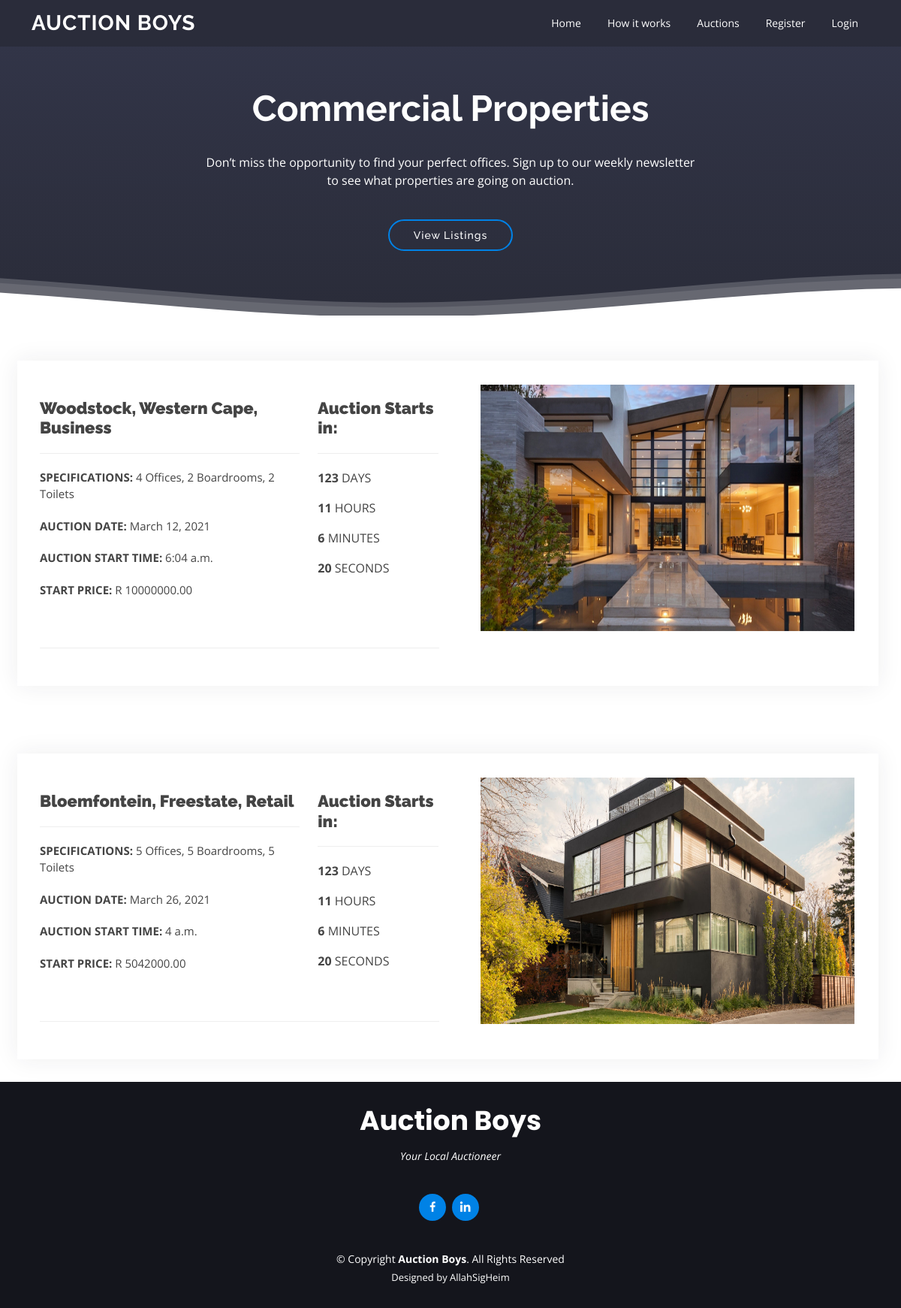
Screenshot of /commercial_properties/ with the database file from the repository.
### commercial_properties/models.py (models this page shows, shortened)
class Commercial(models.Model):
    offices = models.IntegerField(null=False)
    board_rooms = models.IntegerField(null=False)
    toilets = models.IntegerField(null=False)
    kitchens = models.IntegerField(null=False)
    reception_areas = models.IntegerField(null=False)
    parking_bays = models.IntegerField(null=False)
    generator = models.CharField(
        max_length = 20,
        choices = YES_NO_CHOICES,
        default = 'No',
        null=False,
        )
    backup_water = models.CharField(
        max_length = 20,
        choices = YES_NO_CHOICES,
        blank=True, null=True,
        )
    under_roof_sqm = models.IntegerField(null=False)
    rates_taxes = models.IntegerField(null=False)
    levis = models.IntegerField(null=False)
    fibre = models.CharField(
        max_length = 20,
        choices = YES_NO_CHOICES,
        blank=True, null=True,
        )
    security = models.CharField(max_length=100, null=False)
    business_or_retail = models.CharField(
        max_length = 20,
        choices = BUSINESS_RETAIL_CHOICES,
        default = 'Business',
        null=False,
        )
    auction_date = models.DateTimeField(null=False)
    province = models.CharField(
        max_length = 20,
        choices = PROVINCE_CHOICES,
        null=False,
        )
    town_or_city = models.CharField(max_length=100, null=False)
    agent_name = models.CharField(max_length=50)
    agent_email = models.ForeignKey(Agent, to_field='email', on_delete=models.CASCADE)
    main_image = models.ImageField(upload_to='images/')
    start_price = models.DecimalField(max_digits=12, decimal_places=2)
    class Meta:
        ordering = ('auction_date',)

### commercial_properties/views.py (the view)
# urls.py: path('', views.index, name='all'),
def index(request):
    commercial_properties = Commercial.objects.all()
    return render(request, 'commercial_properties/index.html', {'coms': commercial_properties})

### templates/commercial_properties/index.html (shortened to what this page needs)
{% extends 'base.html' %}
{% load static %}
{% block content %}
<section id="hero" class="d-flex flex-column justify-content-end align-items-center">
       <div id="heroCarousel" data-bs-interval="5000" class="container carousel carousel-fade" data-bs-ride="carousel">
           <div class="carousel-item active">
               <div class="carousel-container-1 hero-image">
                   <h2 class=""><span>Commercial Properties</span></h2>
                   <p class="">Don’t miss the opportunity to find your perfect offices. Sign up to our weekly newsletter to see what properties are going on auction.</p>
                   <a href="#features" class="btn-get-started scrollto">View Listings</a>
               </div>
           </div>
       </div>
   </section>
   {% for com in coms %}
   <section id="features" class="features">
     <a href="/commercial_properties/{{ com.id }}/">
       <div id="portfolio-details" class="container portfolio-details portfolio-item">
       <div class="tab-content" data-aos="fade-up">
         <div class="tab-pane active show" id="tab-1">
           <div class="row">
             <div class="portfolio-info">
               <div class='row gy-4'>
             <div class="col-lg-6 ">
               <div class='row gy-4'>
                 <div class="col-lg-8 ">
                   <h3><b class='section-title'> {{ com.town_or_city }}, {{ com.province }}, {{ com.business_or_retail }} </b></h3>
               <ul>
                 <li><strong>SPECIFICATIONS:</strong> {{ com.offices }} Offices, {{ com.board_rooms }} Boardrooms, {{ com.toilets }} Toilets</li>
                 <li><strong>AUCTION DATE:</strong> {{com.auction_date.date}}</b></li>
                 <li><strong>AUCTION START TIME:</strong> {{com.auction_date.time}}</li>
                 <li><strong>START PRICE:</strong> R {{ com.start_price }}</li>
               </ul>
             </div>
             <div class="col-lg-4 ">
               <h3><b>Auction Starts in:</b></h3>
               <p class="font-italic"><b><span id="days-{{ com.id }}"></span></b> DAYS</p>
               <p class="font-italic"><b><span id="hours-{{ com.id }}"></span></b> HOURS</p>
               <p class="font-italic"><b><span id="minutes-{{ com.id }}"></span></b> MINUTES</p>
               <p class="font-italic"><b><span id="seconds-{{ com.id }}"></span></b> SECONDS</p>
             </div>
                 </div>
                 <h3></h3>
             </div>
             <div class="col-lg-6 order-1 text-right">
               <img src="{{ com.main_image.url }}" class="img-fluid itemopp7 item-box"></img>
             </div>
           </div>
             </div>
             </div>
           </div>
         </div>
       </div>
     </a>
   </section>
{% endfor %}
{% endblock %}

### templates/base.html (shortened to what this page needs)
<!DOCTYPE html>
<html lang="en">
<head>
{% load static %}
    <link href="{% static  '/vendor/animate.css/animate.min.css' %}" rel="stylesheet">
    <link href="{% static  '/vendor/bootstrap/css/bootstrap.min.css' %}" rel="stylesheet">
    <link href="{% static  '/vendor/bootstrap-icons/bootstrap-icons.css' %}" rel="stylesheet">
    <link href="{% static  '/vendor/boxicons/css/boxicons.min.css' %}" rel="stylesheet">
    <link href="{% static  '/vendor/glightbox/css/glightbox.min.css' %}" rel="stylesheet">
    <link href="{% static  '/vendor/remixicon/remixicon.css' %}" rel="stylesheet">
    <link href="{% static  '/vendor/swiper/swiper-bundle.min.css' %}" rel="stylesheet">
    <link href="{% static  '/css/style.css' %}" rel="stylesheet">
</head>
<body>
    <header id="header" class="fixed-top d-flex align-items-center ">
        <div class="container d-flex align-items-center justify-content-between">
            <div class="logo">
                <h1><a href="{% url 'home' %}">AUCTION BOYS</a></h1>
            </div>
            <nav id="navbar" class="navbar">
                <ul>
                    <li><a class="nav-link scrollto" href="/home">Home</a></li>
                    <li><a class="nav-link scrollto" href="{% url 'guide' %}">How it works</a></li>
                    <li><a href="/apartments"><span>Auctions</span> </a>
                    </li>
                    {% if request.user.is_authenticated %}
                    <li><a class="nav-link scrollto " href="{% url 'logout' %}">Logout</a></li>
                    {% else %}
                    <li><a class="nav-link scrollto " href="#contact">Register</a></li>
                    <li><a class="nav-link scrollto" href={% url 'login' %}>Login</a></li>
                    {% endif %}
                </ul>
            </nav>
        </div>
    </header>
    {% block content %}
    {% endblock content %}
    <footer id="footer">
        <div class="container">
            <h3>Auction Boys</h3>
            <p>Your Local Auctioneer</p>
            <div class="social-links">
                <a href="https://www.facebook.com/YourLocalAuctioneer" class="facebook"><i class="bx bxl-facebook"></i></a>
                <a href="https://www.linkedin.com/company/auction-boys/about/" class="linkedin"><i class="bx bxl-linkedin"></i></a>
            </div>
            <div class="copyright">
                &copy; Copyright <strong><span>Auction Boys</span></strong>. All Rights Reserved
            </div>
            <div class="credits">
                Designed by AllahSigHeim</a>
            </div>
        </div>
    </footer>
</body>
</html>

### static/css/style.css (style rules this page uses)
body { font-family: "Open Sans", sans-serif; color: #444444; }
a { color: #444444; text-decoration: none; }
h1, h2, h3, h4, h5, h6 { font-family: "Raleway", sans-serif; }
.itemopp7 { width: 500px; min-height: 330px; max-height: 331px; margin: 1px; padding: 1px; }
#header { height: 62px; transition: all 0.5s; z-index: 997; transition: all 0.5s; background: rgba(42, 44, 57, 0.9); }
#header .logo h1 { font-size: 28px; margin: 0; padding: 0; line-height: 1; font-weight: 700; letter-spacing: 1px; }
#header .logo h1 a, #header .logo h1 a:hover { color: #fff; text-decoration: none; }
.navbar { padding: 0; }
.navbar ul { margin: 0; padding: 0; display: flex; list-style: none; align-items: center; }
.navbar li { position: relative; }
.navbar a { display: flex; align-items: center; justify-content: space-between; padding: 5px 15px 7px 15px; margin-left: 5px; font-size: 14px; color: #fff; white-space: nowrap; transition: 0.3s; border-radius: 50px; }
#hero { width: 100%; overflow: hidden; position: relative; background: linear-gradient(0deg, #2a2c39 0%, #33364a 100%); padding: 0; }
#hero .carousel-container-1 { display: flex; justify-content: center; align-items: center; flex-direction: column; text-align: center; position: relative; height: 45vh; padding-top: 100px; }
#hero h2 { color: #fff; margin-bottom: 30px; font-size: 48px; font-weight: 700; }
#hero p { width: 80%; -webkit-animation-delay: 0.4s; animation-delay: 0.4s; margin: 0 auto 30px auto; color: #fff; }
#hero .btn-get-started { font-family: "Raleway", sans-serif; font-weight: 500; font-size: 14px; letter-spacing: 1px; display: inline-block; padding: 12px 32px; border-radius: 50px; transition: 0.5s; line-height: 1; margin: 10px; color: #fff; -webkit-animation-delay: 0.8s; animation-delay: 0.8s; border: 2px solid #0082e6; }
@media (min-width: 1024px) { #hero p { width: 60%; } }
.hero-waves { display: block; width: 100%; height: 60px; position: relative; }
section { padding: 30px 0; overflow: hidden; }
.section-title { padding-bottom: 40px; }
.features .tab-content { margin-top: 30px; }
.features .tab-pane h3 { font-weight: 600; font-size: 26px; }
.features .tab-pane ul { list-style: none; padding: 0; }
.features .tab-pane ul li { padding-bottom: 10px; }
.features .tab-pane p:last-child { margin-bottom: 0; }
.portfolio-details { padding-top: 0.008px; padding-left: 5px; }
.portfolio-details .portfolio-info { padding: 30px; box-shadow: 0px 0 30px rgba(42, 44, 57, 0.08); }
.portfolio-details .portfolio-info h3 { font-size: 22px; font-weight: 700; margin-bottom: 20px; padding-bottom: 20px; border-bottom: 1px solid #eee; padding-top: 20px; }
.portfolio-details .portfolio-info ul { list-style: none; padding: 0; font-size: 15px; }
.portfolio-details .portfolio-info ul li+li { margin-top: 10px; }
.text-right { text-align: right!important; }
#footer { background: #14151c; color: #fff; font-size: 14px; text-align: center; padding: 30px 0; }
#footer h3 { font-size: 36px; font-weight: 700; color: #fff; position: relative; font-family: "Poppins", sans-serif; padding: 0; margin: 0 0 15px 0; }
#footer p { font-size: 15; font-style: italic; padding: 0; margin: 0 0 40px 0; }
#footer .social-links { margin: 0 0 40px 0; }
#footer .social-links a { font-size: 18px; display: inline-block; background: #0082e6; color: #fff; line-height: 1; padding: 8px 0; margin-right: 4px; border-radius: 50%; text-align: center; width: 36px; height: 36px; transition: 0.3s; }
#footer .copyright { margin: 0 0 5px 0; }
#footer .credits { font-size: 13px; }

### rows the page displays
Commercial: town_or_city "Woodstock", province "Western Cape", business_or_retail "Business", offices "4", board_rooms "2", toilets "2", auction_date "March 12, 2021", auction_date.time "6:04 a.m.", start_price "10000000.00", main_image (picture)
Commercial: town_or_city "Bloemfontein", province "Freestate", business_or_retail "Retail", offices "5", board_rooms "5", toilets "5", auction_date "March 26, 2021", auction_date.time "4 a.m.", start_price "5042000.00", main_image (picture)
